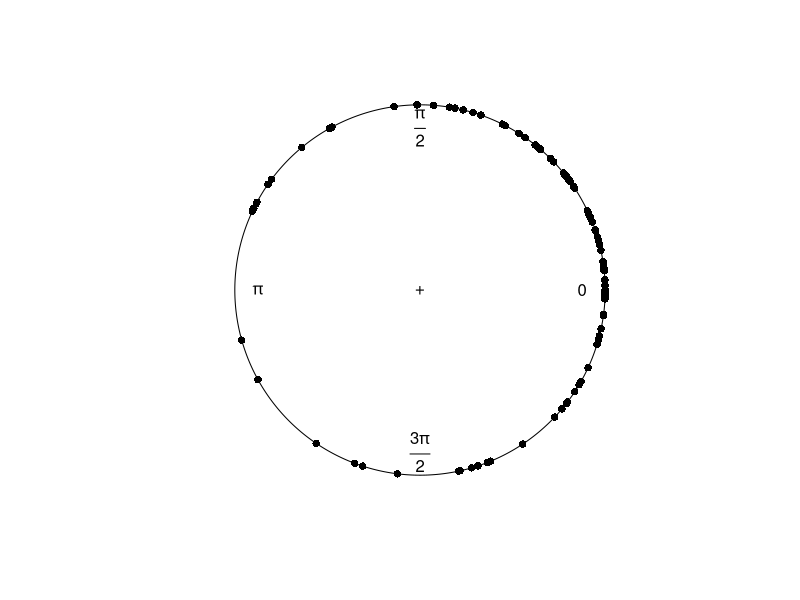
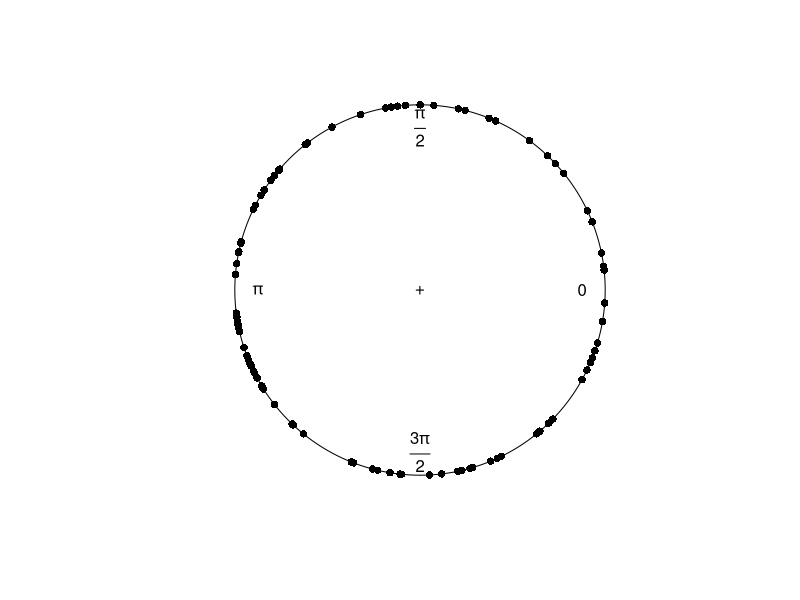
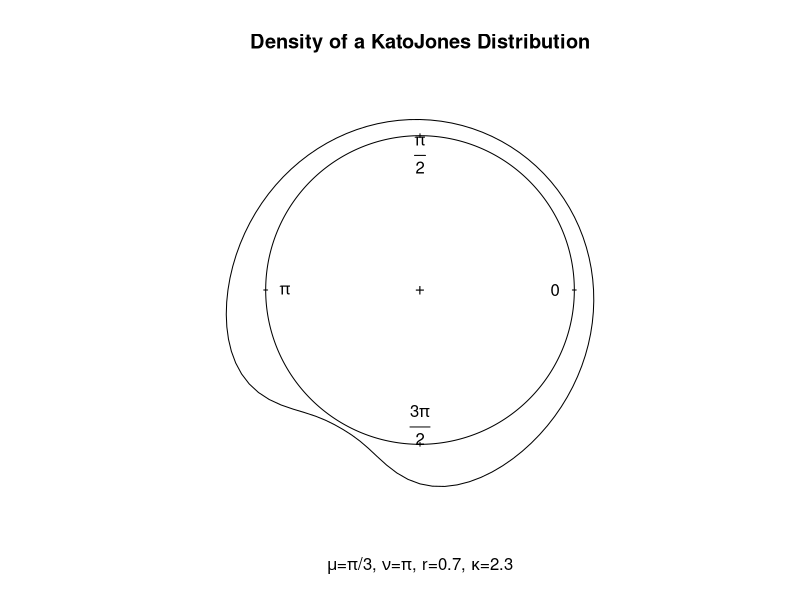

Reproduce these figures in R, in order.
library(circular)


### Name: KatoJones
### Title: Kato and Jones Density Function
### Aliases: rkatojones dkatojones
### Keywords: distribution circle circular

### ** Examples

data1 <- rkatojones(n=100, mu=circular(0), nu=circular(pi/4), r=.2, kappa=1)
plot(data1)

data1 <- rkatojones(n=100, mu=circular(pi/3), nu=circular(pi), r=.7, kappa=2.3)
plot(data1)

ff <- function(x) dkatojones(x, mu=circular(pi/3), nu=circular(pi), r=.7, kappa=2.3)
curve.circular(ff, join=TRUE, xlim=c(-1, 1), ylim=c(-1.2, 1.2),
  main="Density of a KatoJones Distribution",
  xlab=expression(paste(mu,"=",pi,"/3, ",nu,"=",pi,", r=0.7, ",kappa,"=2.3"))
  )
